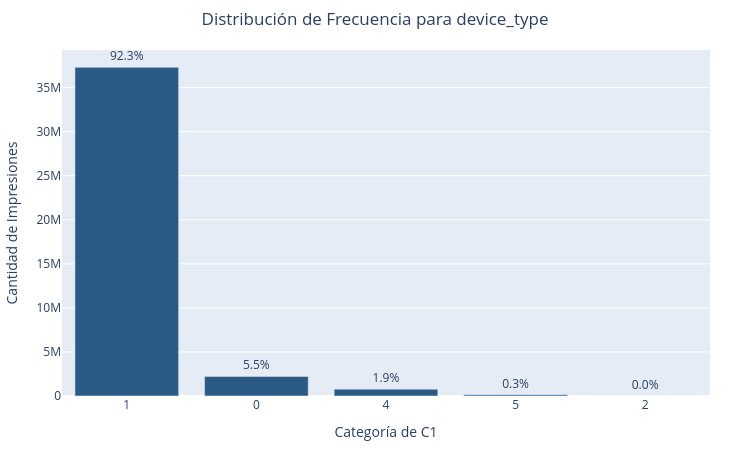

This figure's notebook cell:
### Markdown cell above
El análisis de frecuencia para la variable banner_pos muestra una fuerte concentración en solo dos valores, donde la categoría 0 domina con el 72.0% de las impresiones y la 1 abarca el 27.8%, sumando entre ambas el 99.8% del tráfico total. Al contar únicamente con 7 niveles únicos y una presencia casi nula en las categorías restantes (7, 2, 4, 5, 3), esta condición de baja cardinalidad justifica el uso de One-Hot Encoding directo o una agrupación Top-K (K=2) para eliminar la dispersión provocada por las posiciones de ultra-baja frecuencia antes de alimentar el Perceptrón Multicapa.  

### device_type

### Code cell
# 1. Agrupar y contar frecuencias directamente en PySpark (eficiente para 40M)
df__counts = df_transformed.groupBy("device_type").count() \
    .orderBy("count", ascending=False) \
    .toPandas()
df__counts["device_type"] = df__counts["device_type"].astype(str)

# Calcular porcentaje del total de impresiones
total_impressions = df__counts["count"].sum()
df__counts["porcentaje"] = (df__counts["count"] / total_impressions) * 100

# 2. Crear gráfico de barras interactivo
fig = px.bar(
    df__counts,
    x="device_type",
    y="count",
    text=df__counts["porcentaje"].apply(lambda x: f"{x:.1f}%"),
    title="Distribución de Frecuencia para device_type",
    labels={"device_type": "Valor de device_type", "count": "Total de Impresiones"},
    color_discrete_sequence=["#2B5B84"]
)

# 3. Personalizar interacción (hover/tooltip) y diseño
fig.update_traces(
    textposition="outside",
    hovertemplate="<b>Altura (device_type):</b> %{x} px<br>" +
                  "<b>Impresiones:</b> %{y:,.0f}<br>" +
                  "<b>Porcentaje:</b> %{text}<extra></extra>"
)

fig.update_layout(
    height=450,
    width=750,
    xaxis_type="category",
    yaxis_title="Cantidad de Impresiones",
    xaxis_title="Categoría de C1",
    title_x=0.5,
    margin=dict(t=50, b=40, l=40, r=40)
)

fig.show()

### Figure 1 — Plotly figure (JSON) as saved in the notebook; plotly's stock layout.template omitted (floating-point values rounded to 4 significant figures)
{"data": [{"hovertemplate": "<b>Altura (device_type):</b> %{x} px<br><b>Impresiones:</b> %{y:,.0f}<br><b>Porcentaje:</b> %{text}<extra></extra>", "legendgroup": "", "marker": {"color": "#2B5B84", "pattern": {"shape": ""}}, "name": "", "orientation": "v", "showlegend": false, "text": ["92.3%", "5.5%", "1.9%", "0.3%", "0.0%"], "textposition": "outside", "type": "bar", "x": ["1", "0", "4", "5", "2"], "xaxis": "x", "y": [37304667, 2220812, 774272, 129185, 31], "yaxis": "y"}], "layout": {"barmode": "relative", "height": 450, "legend": {"tracegroupgap": 0}, "margin": {"b": 40, "l": 40, "r": 40, "t": 50}, "title": {"text": "Distribución de Frecuencia para device_type", "x": 0.5}, "width": 750, "xaxis": {"anchor": "y", "domain": [0, 1], "title": {"text": "Categoría de C1"}, "type": "category"}, "yaxis": {"anchor": "x", "domain": [0, 1], "title": {"text": "Cantidad de Impresiones"}}}}
